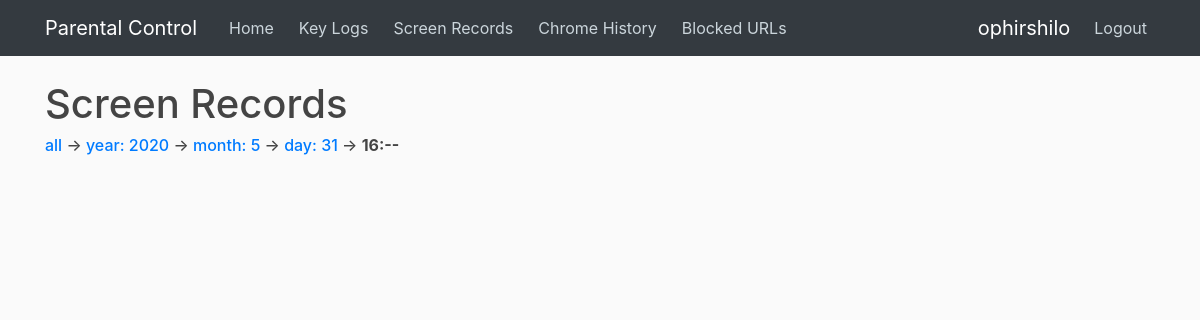
Page /children/records/2020/5/31/16/ (signed in) on the earlier database version.
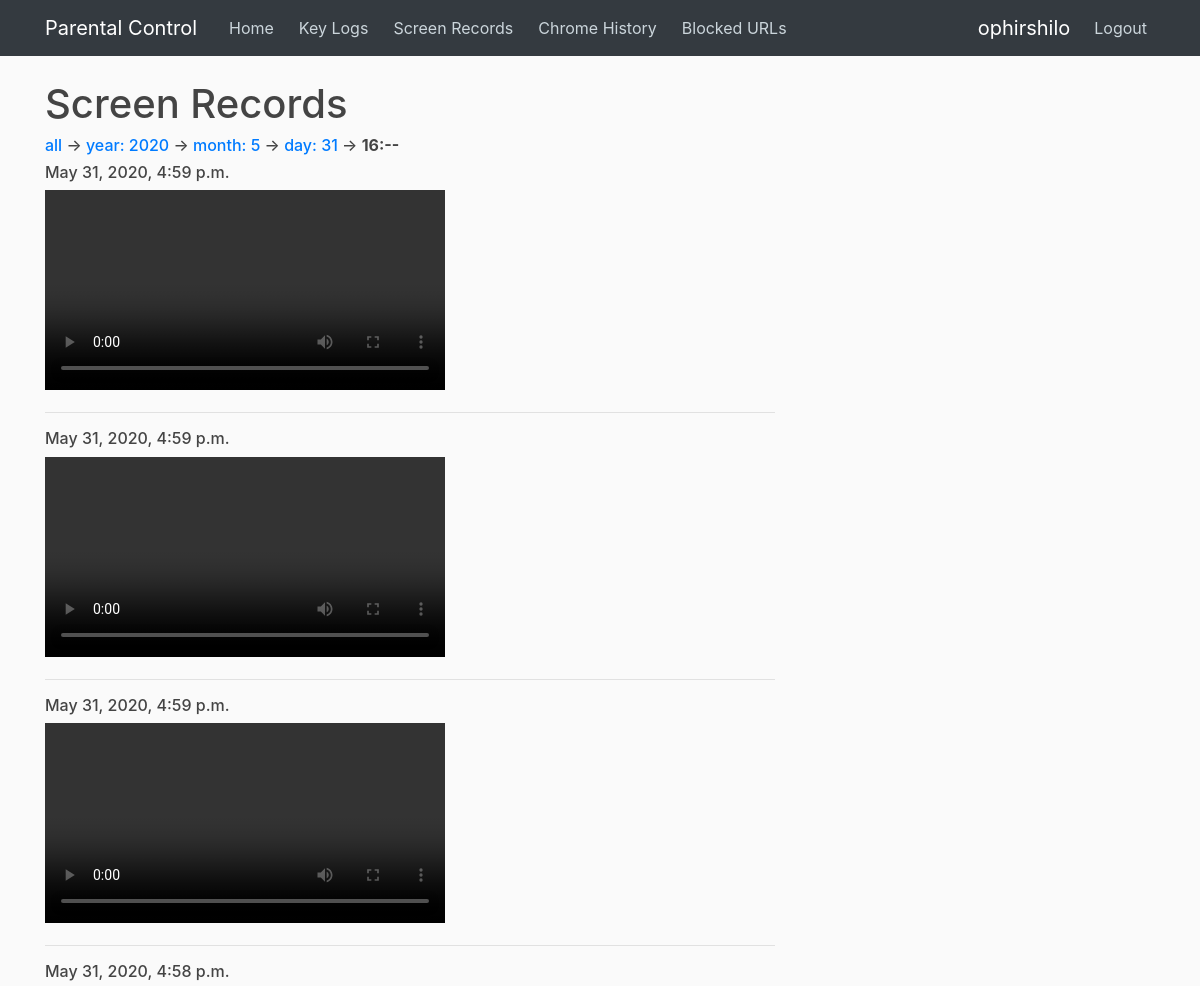
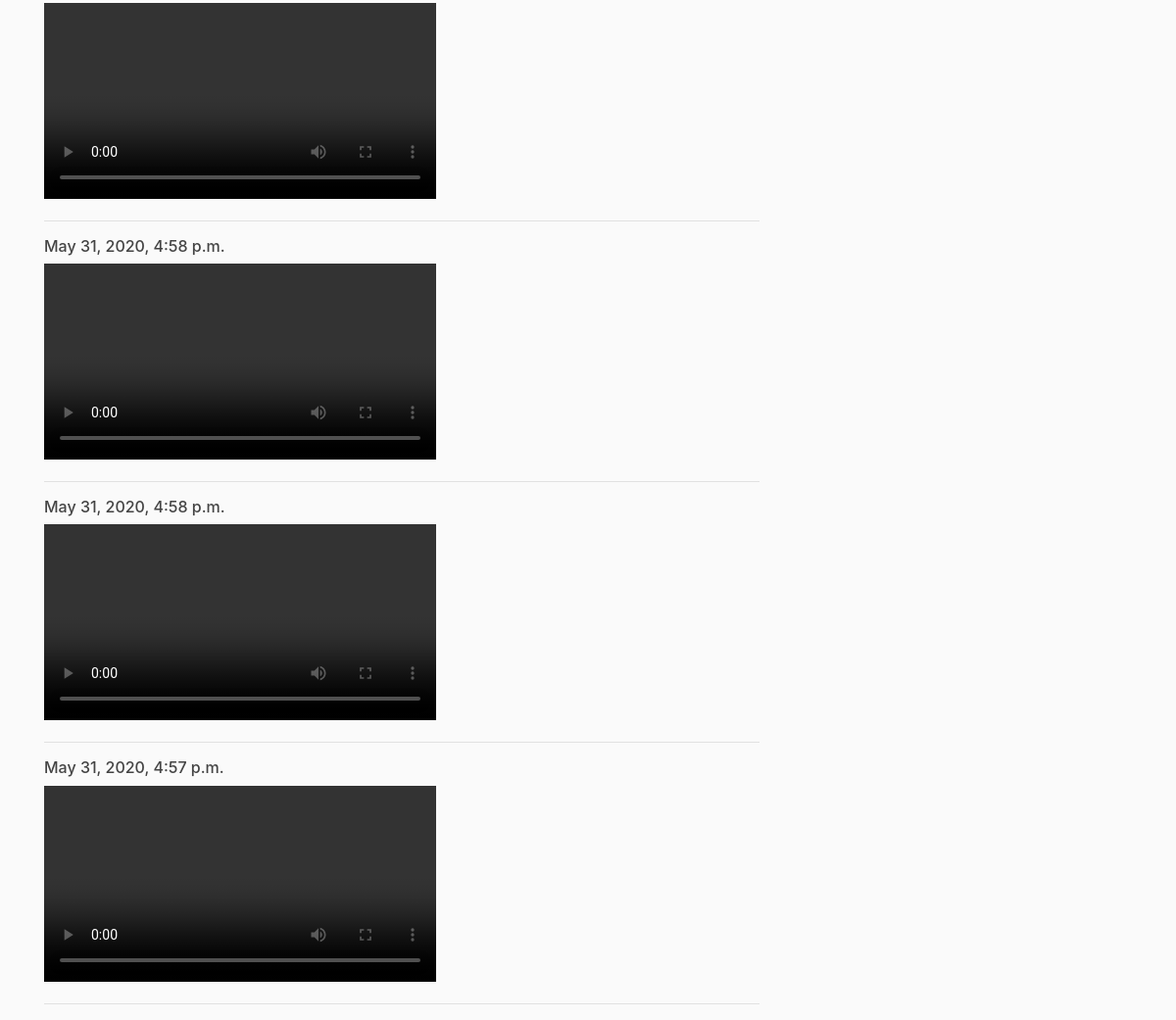
Same page on the later database version (2 pictures, top to bottom).
### send/models.py (models this page shows)
class ScreenRecord(models.Model):
    record = models.FileField(default='output.avi', upload_to='records')
    writeTime = models.DateTimeField(auto_now_add=True)
    user = models.ForeignKey(User, on_delete=models.CASCADE, default=1)

### children/views.py (the view)
def records(request, year, month, day, hour):
    if not request.user.is_authenticated:
        return redirect('login')
    context = {
        'records': ScreenRecord.objects.filter(user=request.user, writeTime__year=year, writeTime__month=month, writeTime__day=day, writeTime__hour=hour).order_by('-writeTime'),
        'year': year,
        'month': month,
        'day': day,
        'hour': hour
    }
    return render(request, 'children/records.html', context)

### children/templates/children/records.html (shortened to what this page needs)
{% extends "children/base.html" %}
{% block content %}
    <h1>Screen Records</h1>
    <h6>
        <a href="{% url 'child-records-years'%}">all</a>
                -> <a href="{% url 'child-records-months' year %}">year: {{ year }}</a>
                    -> <a href="{% url 'child-records-days' year month %}">month: {{ month }}</a>
                        -> <a href="{% url 'child-records-hours' year month day %}">day: {{ day }}</a>
        -> <b>{{ hour }}:--</b>
    </h6>
    {% for record in records %}
        <h6>{{ record.writeTime }}</h6>
        <video width="400" controls>
            <source src="/media/{{record.record}}" type="video/mp4">
        </video>
        <hr/>
    {% endfor %}
{% endblock content %}

Differences in the rows shown:
added ScreenRecord: writeTime "May 31, 2020, 4:59 p.m."
added ScreenRecord: writeTime "May 31, 2020, 4:59 p.m."
added ScreenRecord: writeTime "May 31, 2020, 4:59 p.m."
added ScreenRecord: writeTime "May 31, 2020, 4:58 p.m."
added ScreenRecord: writeTime "May 31, 2020, 4:58 p.m."
added ScreenRecord: writeTime "May 31, 2020, 4:58 p.m."
added ScreenRecord: writeTime "May 31, 2020, 4:57 p.m."
